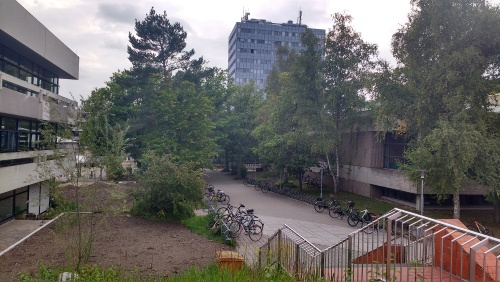
#> input picture introduction/results/small.jpg, 500 x 282 px, given in place of img.png, which was not available
$ python main.py
#> lines starting #> are read from the running program, lines starting #| are printed output that depends on the picture; pictures that were not available may be replaced by others from this repository, and a replacement may not be noted
### introduction/utils/functions.py
import numpy as np
from typing import List, Tuple
import cv2
import os

t_image_list = List[np.array]
t_str_list = List[str]
t_image_triplet = Tuple[np.array, np.array, np.array]


def show_images(images: t_image_list, names: t_str_list) -> None:
    """Shows one or more images at once.

    Displaying a single image can be done by putting it in a list.

    Args:
        images: A list of numpy arrays in opencv format [HxW] or [HxWxC]
        names: A list of strings that will appear as the window titles for each image

    Returns:
        None
    """
    grid = tile_images(images)
    scale_percent = 0.7
    display_grid = cv2.resize(grid, None, fx=scale_percent, fy=scale_percent, interpolation=cv2.INTER_AREA)
    window_title = " | ".join(names)
    cv2.imshow(window_title, display_grid)
    cv2.waitKey(0)
    cv2.destroyAllWindows()

def save_images(images: t_image_list, filenames: t_str_list, **kwargs) -> None:
    """Saves one or more images at once.

    Saving a single image can be done by putting it in a list.

    Args:
        images: A list of numpy arrays in opencv format [HxW] or [HxWxC]
        filenames: A list of strings where each respective file will be created

    Returns:
        None
    """
    for image, filename in zip(images, filenames):
        cv2.imwrite(filename, image)


def scale_down(image: np.array) -> np.array:
    """Returns an image half the size of the original.

    Args:
        image: A numpy array with an opencv image

    Returns:
        A numpy array with an opencv image half the size of the original image
    """
    scale_size = 0.5
    small_img = cv2.resize(image, None , fx = scale_size,fy=scale_size , interpolation=cv2.INTER_AREA)
    return small_img


def separate_channels(colored_image: np.array) -> t_image_triplet:
    """Takes an BGR color image and splits it three images.

    Args:
        colored_image: an numpy array sized [HxWxC] where the channels are in BGR (Blue, Green, Red) order

    Returns:
        A tuple with three BGR images the first one containing only the Blue channel active, the second one only the
        green, and the third one only the red.
    """
    blue_img = colored_image.copy()
    green_img = colored_image.copy()
    red_img = colored_image.copy()
    blue_img[:, :, 1] = 0
    blue_img[:, :, 2] = 0

    green_img[:, :, 0] = 0
    green_img[:, :, 2] = 0

    red_img[:, :, 0] = 0
    red_img[:, :, 1] = 0
    return blue_img, green_img, red_img

def tile_images(image_list, cols=None) -> None:
    """Shows one or more images at once in a tiled manner.

    Displaying a single image can be done by putting it in a list.

    Args:
        images: A list of numpy arrays in opencv format [HxW] or [HxWxC]
        names: A list of strings that will appear as the window titles for each image

    Returns:
        None
    """
    if not image_list:
        return None

    n = len(image_list)
    if cols is None:
        cols = int(np.ceil(np.sqrt(n)))
    rows = int(np.ceil(n / cols))
    h,w =  image_list[0].shape[:2]
    blank = np.zeros_like(image_list[0])

    all_rows = []
    for r in range(rows):
        row_images = []
        for c in range(cols):
            idx = r * cols + c
            if idx < n:
                row_images.append(image_list[idx])
            else:
                row_images.append(blank)
        all_rows.append(np.hstack(row_images))

    final_grid = np.vstack(all_rows)
    return final_grid

### introduction/src/main.py
import sys
sys.path.append(".")
import os
import cv2
from utils import show_images, save_images, scale_down, separate_channels

if __name__ == "__main__":
    ## TODO 3.1
    ## Load Image
    ## Show it on screen
    ## Note: implement show_images in utils/functions.py
    input_path = os.path.join("resources", "img.png")
    output_path = os.path.join(os.getcwd(), "results")
    if not os.path.exists(output_path):
        os.makedirs(output_path)
    print(f"Directory created at: {output_path}")
    img = cv2.imread(input_path, cv2.IMREAD_COLOR)
#> img is the input picture: shape (282, 500, 3); mean B, G, R 100.7, 102.8, 105.3
    show_images([img], ["Display Image"])
#> in tile_images, `n = len(image_list)`: n = 1
#> after the loop in tile_images, `for r in range(rows):`: all_rows = 1 item

    ## TODO 3.2
    ## Resize Image by a factor of 0.5
    ## Show it on screen
    ## Save as small.jpg
    ## Note: implement save_images, scale_down in utils/functions.py
    small_img = scale_down(img)
    show_images([small_img], ["Small Image"])
#> in tile_images (call 2), `blank = np.zeros_like(image_list[0])`: blank: shape (141, 250, 3); every value is 0
#> in show_images (call 2), `display_grid = cv2.resize(grid, None, fx=scale_percent, fy=scale_perce..`:
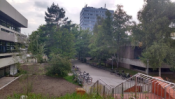
#> display_grid: shape (99, 175, 3); mean of channels 0, 1, 2 100.6, 102.9, 105.4; drawn as B, G, R
    save_images([small_img], [os.path.join(output_path, "small.jpg")])
#> the loop in save_images, `for image, filename in zip(images, filenames):` made 1 pass

    ## TODO 3.3
    ## Create and save 3 single-channel images from small image
    ## one image each channel (r, g, b)
    ## Display the channel-images on screen
    ## Note: implement separate_channels in utils/functions.py
    blue, green, red = separate_channels(img)
#> in separate_channels, `blue_img[:, :, 1] = 0`:
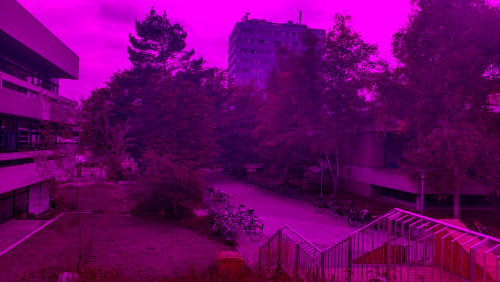
#> blue_img: shape (282, 500, 3); mean B, G, R 100.7, 0, 105.3
#> in separate_channels, `blue_img[:, :, 2] = 0`:
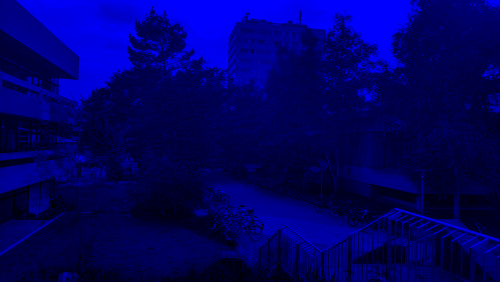
#> blue_img: shape (282, 500, 3); mean B, G, R 100.7, 0, 0
#> in separate_channels, `green_img[:, :, 0] = 0`:
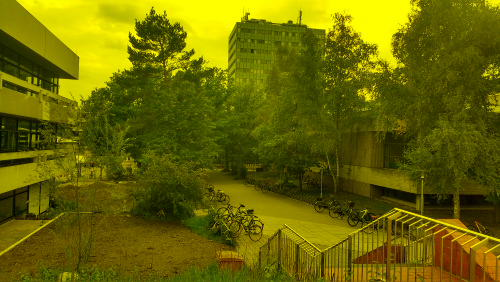
#> green_img: shape (282, 500, 3); mean B, G, R 0, 102.8, 105.3
#> in separate_channels, `green_img[:, :, 2] = 0`:
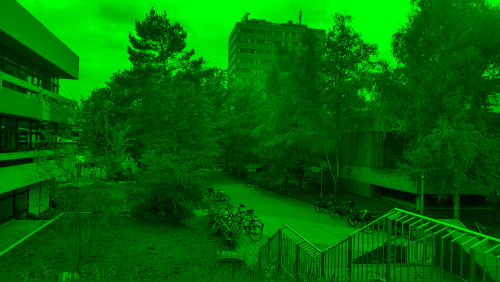
#> green_img: shape (282, 500, 3); mean B, G, R 0, 102.8, 0
#> in separate_channels, `red_img[:, :, 1] = 0`:
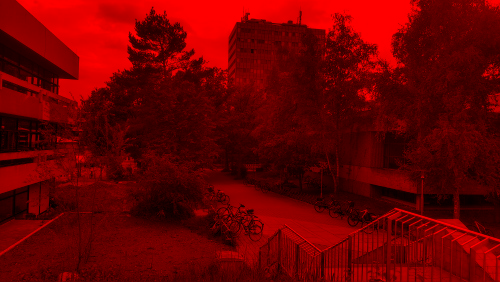
#> red_img: shape (282, 500, 3); mean B, G, R 0, 0, 105.3
    show_images([img, blue, green, red], ["Original", "Blue", "Green", "Red"])
#> in tile_images (call 3), `n = len(image_list)`: n = 4
#> in tile_images (call 3), `cols = int(np.ceil(np.sqrt(n)))`: cols = 2
#> in tile_images (call 3), `blank = np.zeros_like(image_list[0])`: blank: shape (282, 500, 3); every value is 0
#> after the loop in tile_images (call 3), `for r in range(rows):`: all_rows = 2 items
#> in tile_images (call 3), `final_grid = np.vstack(all_rows)`:
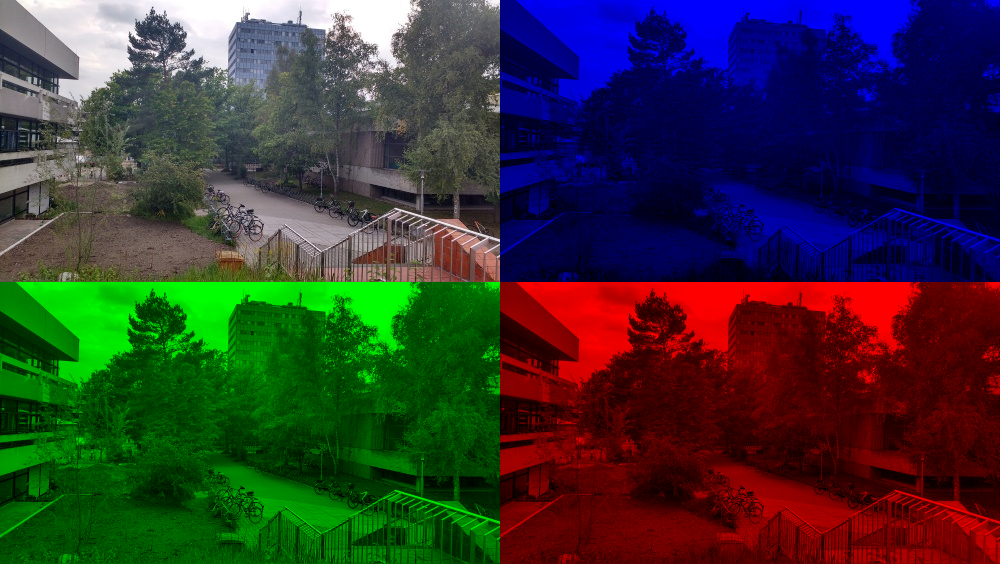
#> final_grid: shape (564, 1000, 3); mean of channels 0, 1, 2 50.3, 51.4, 52.7; drawn as B, G, R
    save_images([blue, green, red], [os.path.join(output_path, f"{name}.png") for name in ["blue", "green", "red"]])
#> the loop in save_images (call 2), `for image, filename in zip(images, filenames):` made 3 passes
